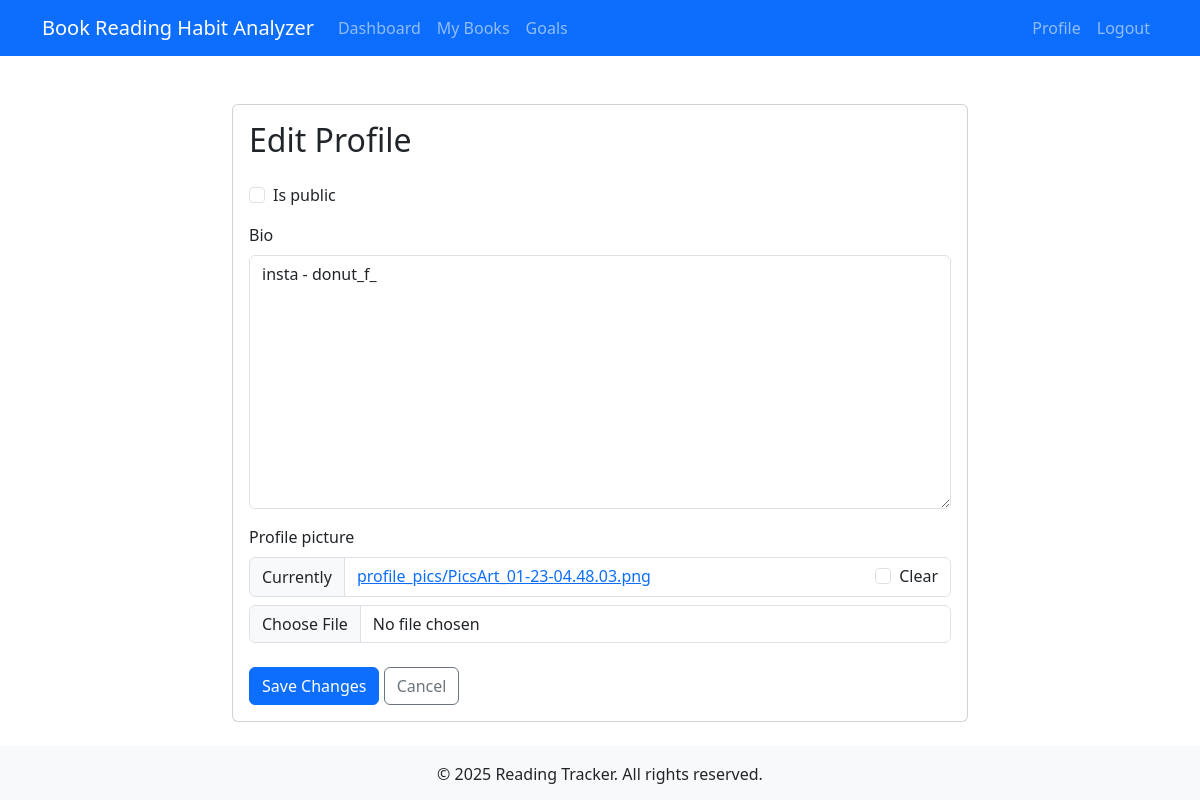
Before: /profile/edit/ (signed in) with the older database file.
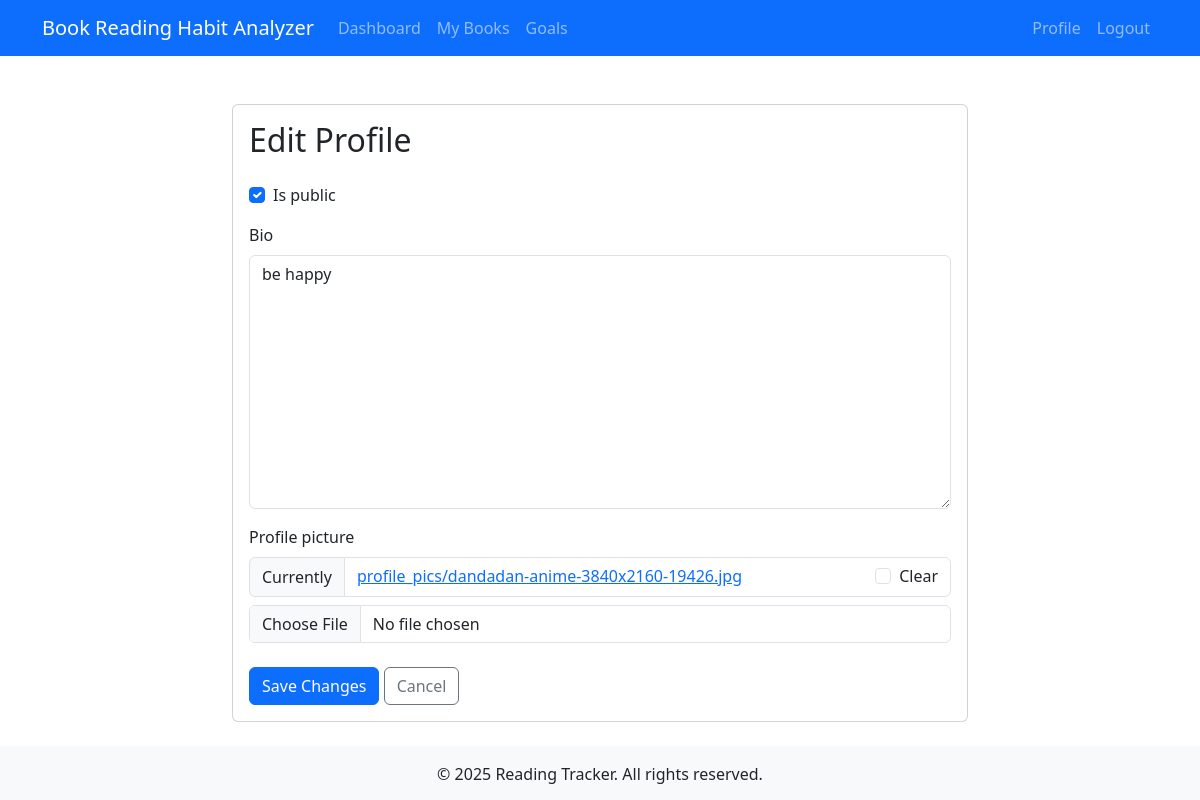
After: the same page with the newer database file.
### reading_tracker/models.py (models this page shows, shortened)
class UserProfile(models.Model):
    user = models.OneToOneField(User, on_delete=models.CASCADE)
    is_public = models.BooleanField(default=False)
    bio = models.TextField(max_length=500, blank=True)
    profile_picture = models.ImageField(upload_to='profile_pics', blank=True)

### reading_tracker/views.py (the view)
# urls.py: path('profile/edit/', views.edit_profile, name='edit_profile'),
@login_required
def edit_profile(request):
    profile = get_object_or_404(UserProfile, user=request.user)
    if request.method == 'POST':
        form = UserProfileForm(request.POST, request.FILES, instance=profile)
        if form.is_valid():
            form.save()
            messages.success(request, 'Profile updated successfully.')
            return redirect('profile')
    else:
        form = UserProfileForm(instance=profile)
    return render(request, 'reading_tracker/edit_profile.html', {'form': form})

### reading_tracker/forms.py
class UserProfileForm(forms.ModelForm):
    class Meta:
        model = UserProfile
        fields = ['is_public', 'bio', 'profile_picture']

### templates/reading_tracker/edit_profile.html (shortened to what this page needs)
{% extends 'base.html' %}
{% load crispy_forms_tags %}
{% block content %}
<div class="container">
    <div class="row justify-content-center">
        <div class="col-md-8">
            <div class="card">
                <div class="card-body">
                    <h2 class="card-title mb-4">Edit Profile</h2>
                    <form method="post" enctype="multipart/form-data" novalidate>
                        {{ form|crispy }}
                        <div class="mt-4">
                            <button type="submit" class="btn btn-primary">Save Changes</button>
                            <a href="{% url 'profile' %}" class="btn btn-outline-secondary">Cancel</a>
                        </div>
                    </form>
                </div>
            </div>
        </div>
    </div>
</div>
{% endblock %}

Changed rows visible on the page:
changed UserProfile: is_public "☐" → "☑"; bio "insta - donut_f_" → "be happy"
Other visible differences:
text no longer shown: "Is public Bio Profile picture Currently profile_pics/PicsArt_01-23-04.48.03.png Clear"
text now shown: "Is public Bio Profile picture Currently profile_pics/dandadan-anime-3840x2160-19426.jpg Clear"
